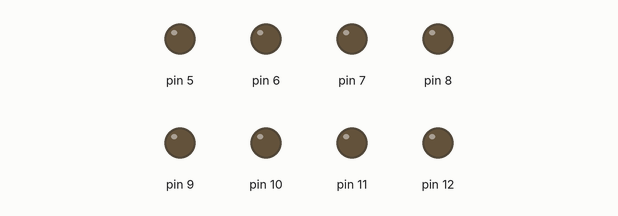
Recording of a sketch running on a simulated Arduino Uno, built with avr-gcc and run on an emulated ATmega328P. On the bench: output pins drawn as LEDs (lit = HIGH).

Above: at 0.05 s.
At 0.45 s:
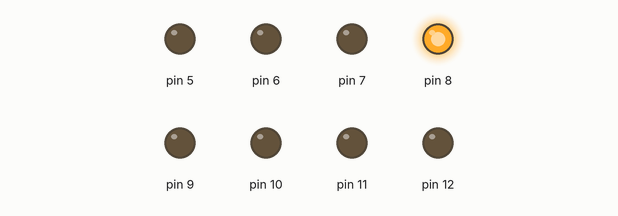
At 0.75 s:
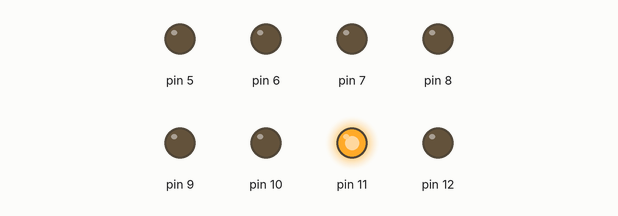
At 1.45 s:
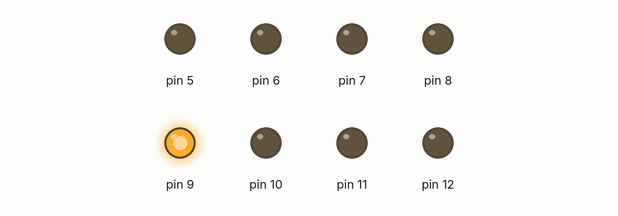
At 2.15 s:
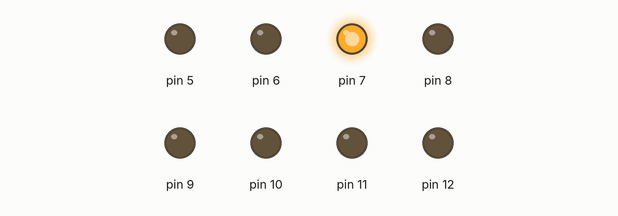
At 2.85 s:
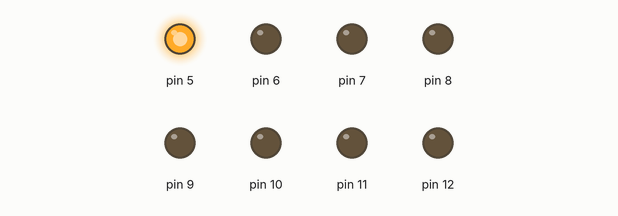
Timing chart, 0 to 3.1 s (numbered marks = the images above):
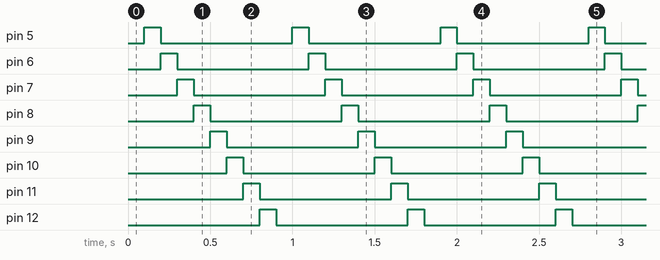

The sketch:

exercici3.ino
```cpp
void  setup ()
{
pinMode (5, OUTPUT);
  pinMode (6, OUTPUT);
  pinMode (7, OUTPUT);
  pinMode (8, OUTPUT);
  pinMode (9, OUTPUT);
  pinMode (10, OUTPUT);
  pinMode (11, OUTPUT);
  pinMode (12, OUTPUT);
}


void  loop ()
{
  digitalWrite (5, LOW);
  digitalWrite (6, LOW);
  digitalWrite (7, LOW);
  digitalWrite (8, LOW);
  digitalWrite (9, LOW);
  digitalWrite (10, LOW);
  digitalWrite (11, LOW);
  digitalWrite (12, LOW);
  delay(100);

  digitalWrite (5, HIGH);
  digitalWrite (6, LOW);
   delay(100);


  digitalWrite (5, LOW);
  digitalWrite (6, HIGH);
   delay(100);


    digitalWrite (6, LOW);
  digitalWrite (7, HIGH);
   delay(100);

    digitalWrite (7, LOW);
  digitalWrite (8, HIGH);
   delay(100);

   digitalWrite (8, LOW);
  digitalWrite (9, HIGH);
   delay(100);

  digitalWrite (9, LOW);
  digitalWrite (10, HIGH);
   delay(100);

  digitalWrite (10, LOW);
  digitalWrite (11, HIGH);
   delay(100);

  digitalWrite (11, LOW);
  digitalWrite (12, HIGH);
   delay(100);
}
```

Measured:
- by itself, pin 5–12: alternates HIGH for 0.10 s and LOW for 0.80 s
- by itself, everything shown: repeats every 0.90 s, in 9 steps
